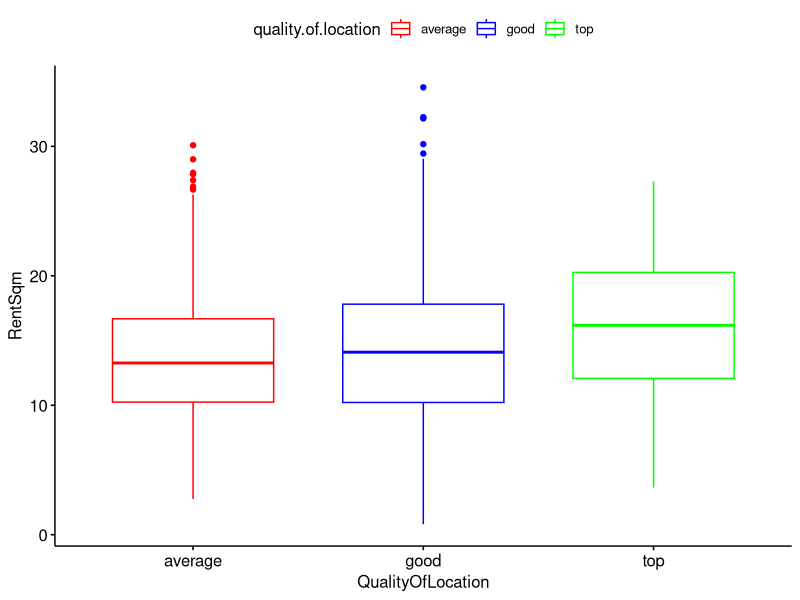
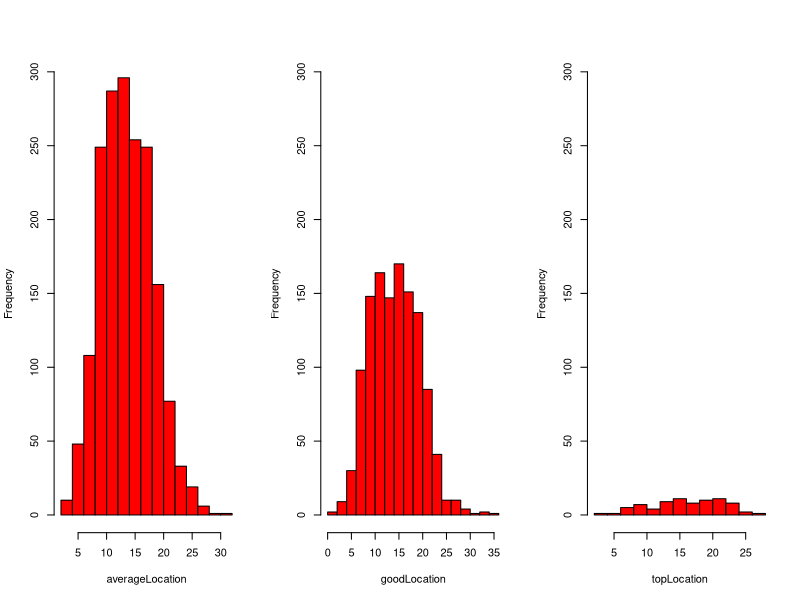

These figures' R source, in order:
library(ggpubr)
library(rstatix)
library(dplyr)

# Set working directory to the script's location (this is useful for portability)
setwd(dirname(rstudioapi::getActiveDocumentContext()$path))
# Load data from the working directory
munich_rent_data <- read.csv("rent_index_99.csv", header = TRUE)

# Create a new column for rent per square meter
munich_rent_data$rentsqm <- munich_rent_data$net.rent / munich_rent_data$living.area

# Replace quality of location values 1, 2, 3 with 'average', 'good', and 'top' respectively
munich_rent_data$quality.of.location[munich_rent_data$quality.of.location == 1] <- 'average'
munich_rent_data$quality.of.location[munich_rent_data$quality.of.location == 2] <- 'good'
munich_rent_data$quality.of.location[munich_rent_data$quality.of.location == 3] <- 'top'

# Check missing data
apply(munich_rent_data, 2, function(x) any(is.na(x)))

# Summary of data
summary_data <- group_by(munich_rent_data, quality.of.location) %>%
  summarise(
    count = n(),
    Min = min(rentsqm, na.rm = TRUE),
    mean = mean(rentsqm, na.rm = TRUE),
    median = median(rentsqm, na.rm = TRUE),
    var = var(rentsqm, na.rm = TRUE),
    Max = max(rentsqm, na.rm = TRUE),
    IQR = IQR(rentsqm, na.rm = TRUE)
  )
print(summary_data)

# Variance homogeneity check 
ggboxplot(munich_rent_data, x = "quality.of.location", y = "rentsqm",
          color = "quality.of.location", palette = c("red", "blue", "green"),
          order = c("average", "good", "top"),
          ylab = "RentSqm", xlab = "QualityOfLocation")

# Normality check by histogram
par(mfrow=c(1,3))

averageLocation <- munich_rent_data$rentsqm[munich_rent_data$quality.of.location == 'average']
goodLocation <- munich_rent_data$rentsqm[munich_rent_data$quality.of.location == 'good']
topLocation <- munich_rent_data$rentsqm[munich_rent_data$quality.of.location == 'top']

hist(averageLocation, col = 'red', main = NULL, freq = TRUE, breaks = 15, ylim = c(0, 300))
hist(goodLocation, col = 'red', main = NULL, freq = TRUE, breaks = 15, ylim = c(0, 300))
hist(topLocation, col = 'red', main = NULL, freq = TRUE, breaks = 15, ylim = c(0, 300))

# We want to know if there is any significant difference 
# between the rentsqm of apartments in the 3 quality of locations. we will apply
# non-parametric method Kruskal-walis as data is not normality distributed
kruskal_result <- kruskal.test(rentsqm ~ quality.of.location, data = munich_rent_data)
kruskal_result
# As the p-value is less than the significance level 0.05,
# we can conclude that there are significant differences between the quality of location groups.

# go into more details to check each pair
# before adjustment
pairwise.wilcox.test(munich_rent_data$rentsqm, munich_rent_data$quality.of.location,
                     p.adjust.method = "none")

# before adjustment, there are significant difference between all pair of locations (p < 0.05).

# after adjustment
# Due to multiple testing and possibility of FWER, adjustment is needed 
pairwise.wilcox.test(munich_rent_data$rentsqm, munich_rent_data$quality.of.location,
                     p.adjust.method = "bonferroni")

# after adjustment, there are significant difference between all pair of locations (p < 0.05).
